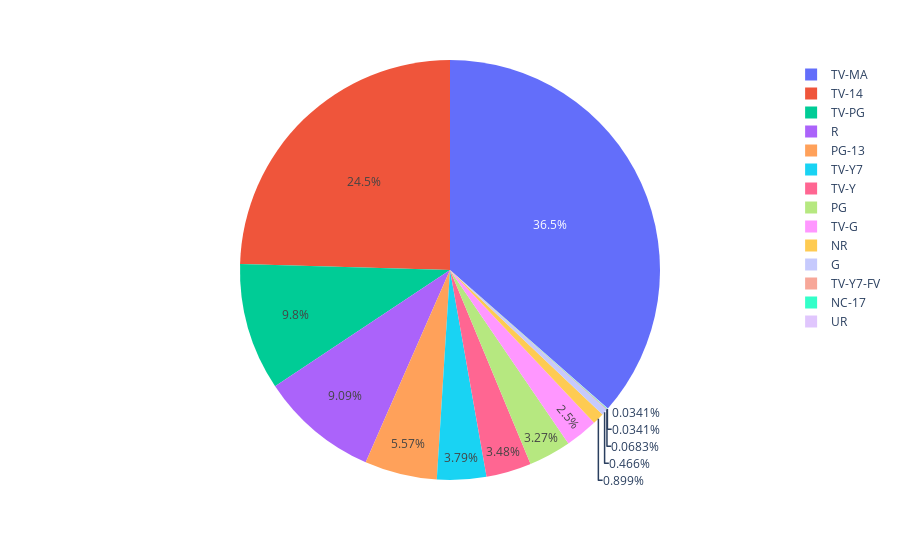

Notebook code cell kept with this figure:
### Code cell
piechart = px.pie(x, names = 'rating', values = 'counts')
piechart.show()

### Figure 1 — Plotly figure (JSON) as saved in the notebook; plotly's stock layout.template omitted (floating-point values rounded to 4 significant figures)
{"data": [{"domain": {"x": [0, 1], "y": [0, 1]}, "hovertemplate": "rating=%{label}<br>counts=%{value}<extra></extra>", "labels": ["G", "NC-17", "NR", "PG", "PG-13", "R", "TV-14", "TV-G", "TV-MA", "TV-PG", "TV-Y", "TV-Y7", "TV-Y7-FV", "UR"], "legendgroup": "", "name": "", "showlegend": true, "type": "pie", "values": [41, 3, 79, 287, 490, 799, 2157, 220, 3205, 861, 306, 333, 6, 3]}], "layout": {"legend": {"tracegroupgap": 0}, "margin": {"t": 60}}}
